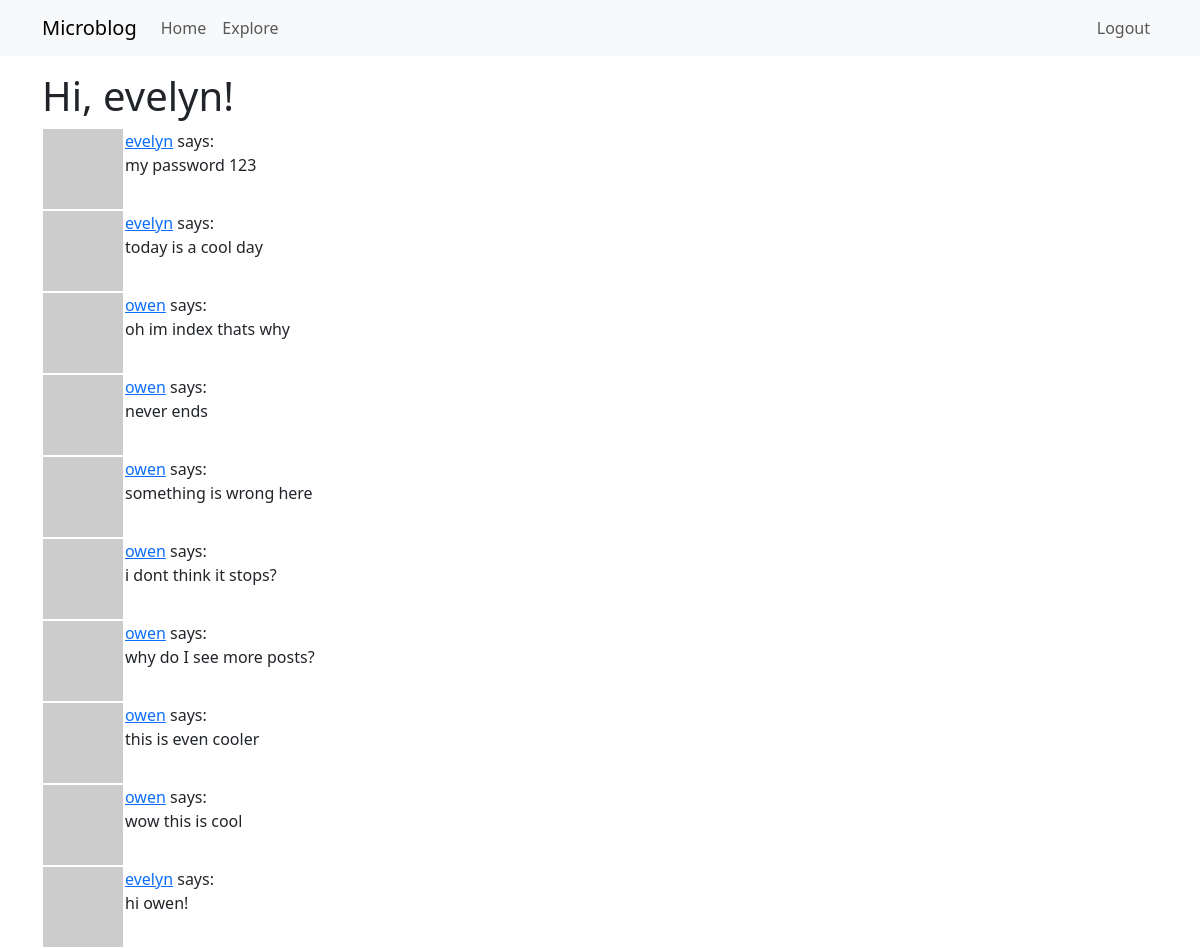
The page /explore (signed in) on the database its author committed.
### app/models.py (models this page shows, shortened)
class User(UserMixin, db.Model):
    id:             so.Mapped[int] = so.mapped_column(primary_key=True)
    username:       so.Mapped[str] = so.mapped_column(sa.String(64), index=True, unique=True)
    email:          so.Mapped[str] = so.mapped_column(sa.String(120), index=True, unique=True)
    password_hash:  so.Mapped[Optional[str]] = so.mapped_column(sa.String(256))
    posts:          so.WriteOnlyMapped['Post'] = so.relationship(back_populates='author')
    about_me: so.Mapped[Optional[str]] = so.mapped_column(sa.String(140))
    last_seen: so.Mapped[Optional[datetime]] = so.mapped_column(default=lambda: datetime.now(timezone.utc))
    following: so.WriteOnlyMapped['User'] = so.relationship(
        secondary=followers,
        primaryjoin=(followers.c.follower_id == id),
        secondaryjoin=(followers.c.followed_id == id),
        back_populates='followers'
    )
    followers: so.WriteOnlyMapped['User'] = so.relationship(
        secondary=followers,
        primaryjoin=(followers.c.followed_id == id),
        secondaryjoin=(followers.c.follower_id == id),
        back_populates='following'
    )
    def avatar(self, size):
        digest = md5(self.email.lower().encode('utf-8')).hexdigest()
        return f'https://www.gravatar.com/avatar/{digest}?d=identicon&s={size}'

class Post(db.Model):
    id:         so.Mapped[int] = so.mapped_column(primary_key=True)
    body:       so.Mapped[str] = so.mapped_column(sa.String(140))
    timestamp:  so.Mapped[datetime] = so.mapped_column(index=True, default=lambda: datetime.now(timezone.utc))
    user_id:    so.Mapped[int] = so.mapped_column(sa.ForeignKey(User.id), index=True)
    author:     so.Mapped[User] = so.relationship(back_populates='posts')
    about_me: so.Mapped[Optional[str]] = so.mapped_column(sa.String(140))
    last_seen: so.Mapped[Optional[datetime]] = so.mapped_column(default=lambda: datetime.now(timezone.utc))

### app/routes.py (the view)
@app.route('/explore')
@login_required
def explore():
	page = request.args.get('page', 1, type=int)
	query = sa.select(Post).order_by(Post.timestamp.desc())
	posts = db.paginate(query, page=page, per_page=app.config['POSTS_PER_PAGE'], error_out=False)
	return render_template('index.html', title='Explore', posts=posts.items)

### app/models.py (called while the page is built)
@login.user_loader
def load_user(id):
    return db.session.get(User, int(id))

### app/routes.py (called while the page is built)
@app.before_request
def before_request():
	if current_user.is_authenticated:
		current_user.last_seen = datetime.now(timezone.utc)
		db.session.commit()

### app/templates/index.html (shortened to what this page needs)
{% extends "base.html" %}
{% block content %}
    <h1>Hi, {{ current_user.username }}!</h1>
    {% for post in posts %}
        {% include '_post.html' %}
    {% endfor %}
{% endblock %}

### app/templates/_post.html
<table>
    <tr valign="top">
        <td><img src="{{ post.author.avatar(36) }}"></td>
        <td>
            <a href="{{ url_for('user', username=post.author.username) }}">{{ post.author.username }}</a> says:<br>
            {{ post.body }}
        </td>
    </tr>
</table>

### rows shown on the page
User: username "evelyn"
Post: author.username "evelyn", body "my password 123"
Post: author.username "evelyn", body "today is a cool day"
Post: author.username "owen", body "oh im index thats why"
Post: author.username "owen", body "never ends"
Post: author.username "owen", body "something is wrong here"
Post: author.username "owen", body "i dont think it stops?"
Post: author.username "owen", body "why do I see more posts?"
Post: author.username "owen", body "this is even cooler"
Post: author.username "owen", body "wow this is cool"
Post: author.username "evelyn", body "hi owen!"
